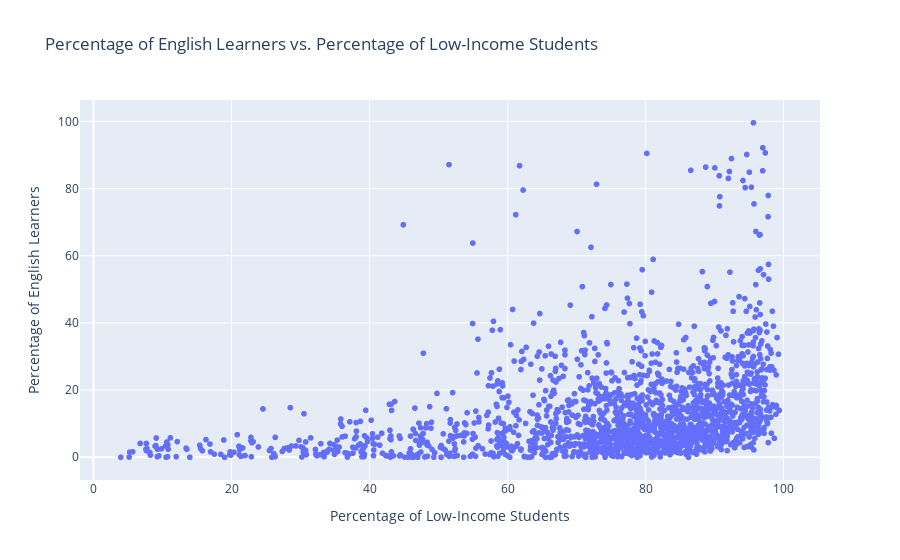

The notebook cell this image was saved under:
### Markdown cell above
#### Task 2E: Create a scatter plot to see whether a relationship might exist between the percentage of low-income students in a school and the percentage of English learners in a school.

The percentage of students who fall below the poverty line should be on the horizontal axis, and the percentage of English learners should be on the vertical axis.

### Code cell
# Create a scatter plot of percent_english_learners vs percent_poverty
scatterplot = px.scatter(df, x='percent_poverty', y='percent_english_learners', title='Percentage of English Learners vs. Percentage of Low-Income Students')

scatterplot.update_layout(xaxis_title='Percentage of Low-Income Students', yaxis_title='Percentage of English Learners')

### Figure 1 — Plotly figure (JSON) as saved in the notebook; plotly's stock layout.template omitted (floating-point values rounded to 4 significant figures; data arrays with more than 128 entries replaced by an {"elided": "..."} marker saying what was removed)
{"data": [{"hovertemplate": "percent_poverty=%{x}<br>percent_english_learners=%{y}<extra></extra>", "legendgroup": "", "marker": {"color": "#636efa", "symbol": "circle"}, "mode": "markers", "name": "", "showlegend": false, "type": "scattergl", "x": {"elided": "1834 float values"}, "xaxis": "x", "y": {"elided": "1834 float values"}, "yaxis": "y"}], "layout": {"autosize": true, "legend": {"tracegroupgap": 0}, "title": {"text": "Percentage of English Learners vs. Percentage of Low-Income Students"}, "xaxis": {"anchor": "y", "autorange": true, "domain": [0, 1], "range": [-1.729, 105.1], "title": {"text": "Percentage of Low-Income Students"}, "type": "linear"}, "yaxis": {"anchor": "x", "autorange": true, "domain": [0, 1], "range": [-8.219, 107.8], "title": {"text": "Percentage of English Learners"}, "type": "linear"}}}
